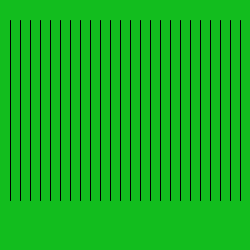
Frame 1 (no input)
Frame 60 (the mouse pressed at the canvas centre just before this capture): identical to frame 1, image omitted
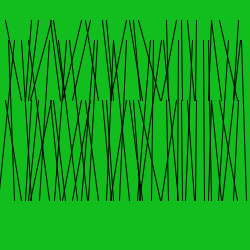
Frame 120 (the mouse held since frame 60 and released just before this capture)

The Processing sketch that drew these frames (run headless with seeded random() and noise(); from frame 60 on, the mouse is pressed at the canvas centre):

// Processing sketch: processing_19456
// ── processing_19456.pde



void setup(){
  size(250, 250);
  smooth();
}

void draw(){
  background(18,189,30);
  for (int x= 10; x< width; x+=10) {
    float mx=mouseX/10;
    float offsetA = random (-mx, mx);
    float offsetB = random(-mx, mx);
   line(x+offsetA,20,  x - offsetB, 100);
   //line(x+offsetA, 100, X- offsetB, 80);
   line(x+offsetB, 200, x-offsetA, 40);
   line(x+offsetA, 100, x-offsetB, 200);
 }
}
